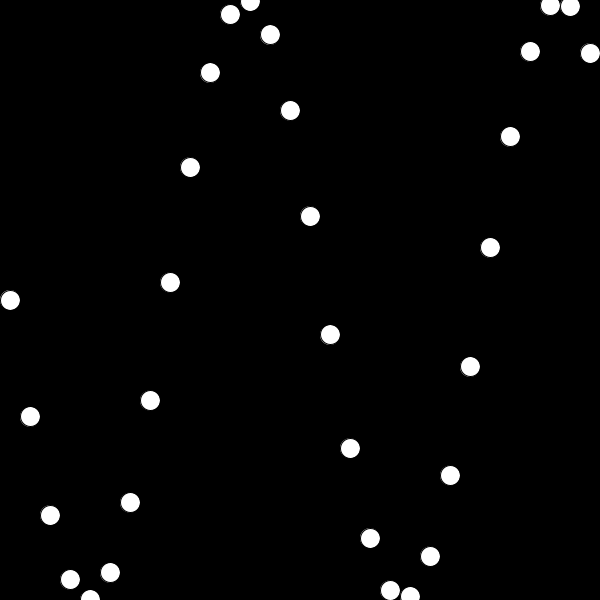
Frame 1 (no input)
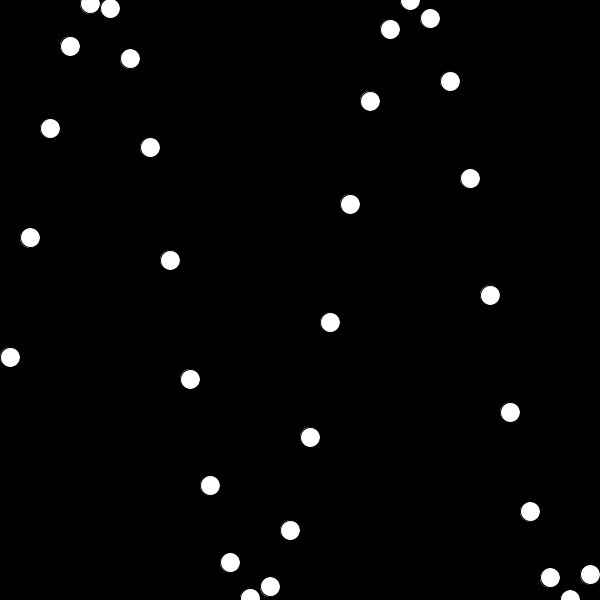
Frame 60 (the mouse pressed at the canvas centre just before this capture)
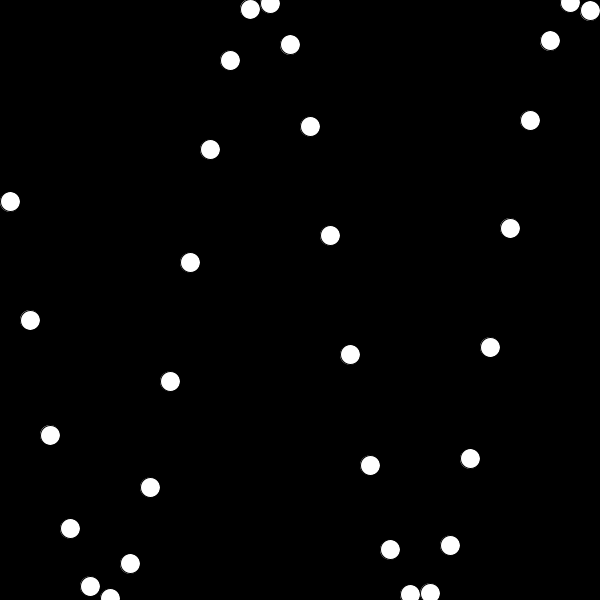
Frame 120 (the mouse held since frame 60 and released just before this capture)

The Processing sketch that drew these frames (run headless with seeded random() and noise(); from frame 60 on, the mouse is pressed at the canvas centre):

// Processing sketch: sketch_3
// ── sketch_3.pde
/* 
 the program below draws three circles whose oscillation 
 is slightly off from one another. 
 
 instead of drawing the circles one by one, create a loop 
 that will draw 30 circles to the canvas to create the 
 wave pattern as shown in the example gif. use the iteration
 variable (e.g. 'i') from your loop to adjust the beginning 
 angle of each circle and space them out over the x-axis. 
 finally, adjust the amplitude so that the wave goes from 
 the top of the canvas to the bottom.
 */

float angle = 0.0;
float offset;
float amplitude = 300;
float speed = 0.05;


void setup() {
  size(600, 600);
  offset = height/2;
}

void draw() {
  background(0);

  int x = 10;
  float a = 0;
  float y;
  for (int i = 0; i < 30; i ++) {

    y = offset + sin(angle + a) * amplitude;
    ellipse(x, y, 20, 20);
    x += 20;
    a += 0.4;
  }

  //float y1 = offset + sin(angle) * amplitude;
  //float y2 = offset + sin(angle + 0.4) * amplitude;
  //float y3 = offset + sin(angle + 0.8) * amplitude;

  //ellipse(10, y1, 20, 20);
  //ellipse(30, y2, 20, 20);
  //ellipse(50, y3, 20, 20);

  angle += speed;
}
